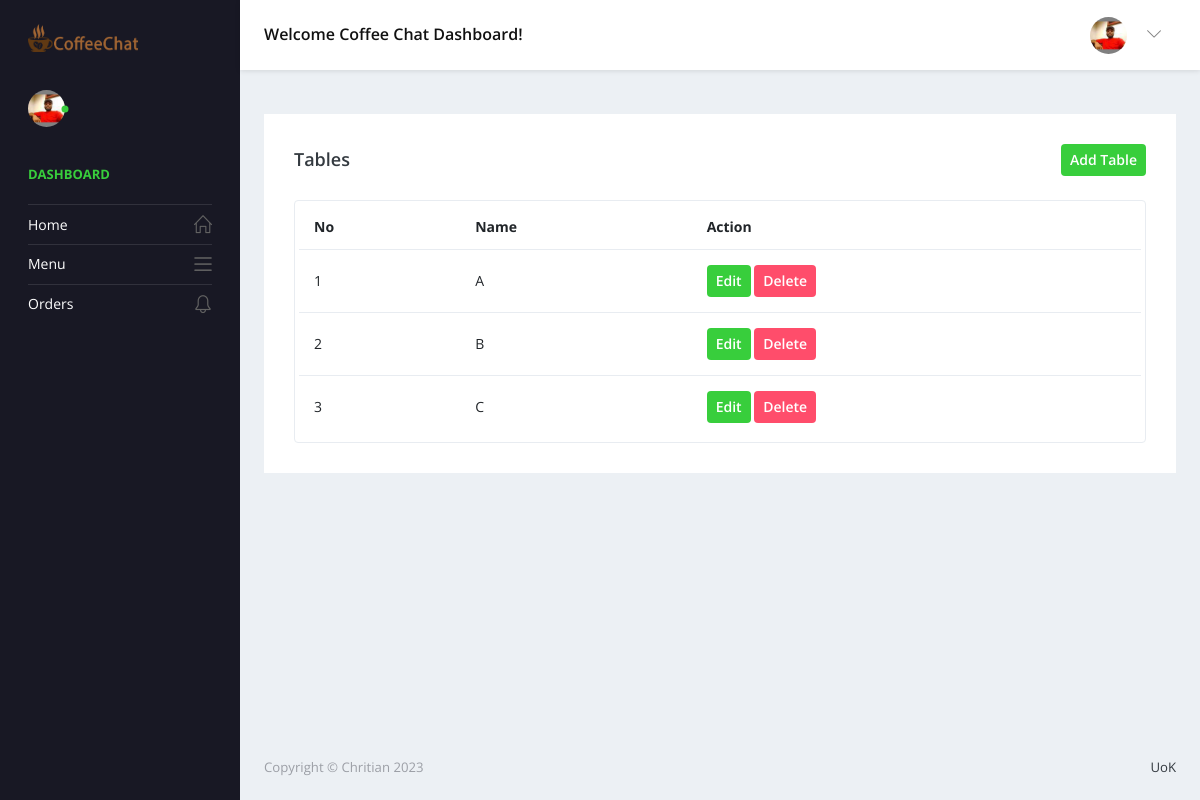
Page /admin/Tables.php (signed in) on the committed database.
### tables this page shows
CREATE TABLE `tables` (
  `tab_id` int(11) NOT NULL,
  `tab_name` varchar(100) NOT NULL
);

### admin/driver/dealer.php (called while the page is built, shortened)
<?php
class Action extends Database{
	public function selectRows($query,$param){
		$db=$this->connect();
		$fetch=$db->prepare($query);
		$fetch->execute();
		return $fetch->fetchAll();
	}
}
?>

### admin/Tables.php (the view, shortened to what this page needs)
<?php require 'header.php'; ?>
        <div class="main-panel">
          <div class="content-wrapper">
            <div class="row">
              <div class="col-md-12 grid-margin stretch-card">
                <div class="card">
                  <div class="card-body">
                    <div class="d-sm-flex align-items-center mb-4">
                      <h4 class="card-title mb-sm-0">Tables</h4>
                      <button class="btn badge badge-success p-2 ml-auto" data-toggle="modal" data-target="#exampleModal"> Add Table</button>
                    </div>
                    <div class="table-responsive border rounded p-1">
                      <table class="table">
                        <thead>
                          <tr>
                            <th class="font-weight-bold">No</th>
                            <th class="font-weight-bold">Name</th>
                            <th class="font-weight-bold">Action</th>
                          </tr>
                        </thead>
                        <tbody>
                                  <?php
                                      $sql = "SELECT * from tables";
                                      $param = array();
                                      $datas = $action->selectRows($sql,$param);
                                      foreach ($datas as $key => $data) {
                                    ?>
                                    <tr>
                                        <td><?= $key+=1;?></td>
                                        <td><?= $data['tab_name'];?></td>
                                        <td>
                                            <button class="btn badge badge-success p-2 ml-auto updateData"  data-id="<?= $data['tab_id'];?>" data-table="tables" data-toggle="modal" data-target="#exampleModalUpdate"> Edit</button>
                                            <button class="btn badge badge-danger p-2 ml-auto deleteRow" data-id="<?= $data['tab_id'];?>" data-table="tables" data-column="tab_id"> Delete</button>
                                        </td>
                                    </tr>
                                    <?php } ?>
                        </tbody>
                      </table>
                    </div>
                  </div>
                </div>
              </div>
            </div>
          </div>
      <?php require 'footer.php'; ?>

### rows in the picture
tables: key "1", tab_name "A"
tables: key "2", tab_name "B"
tables: key "3", tab_name "C"
